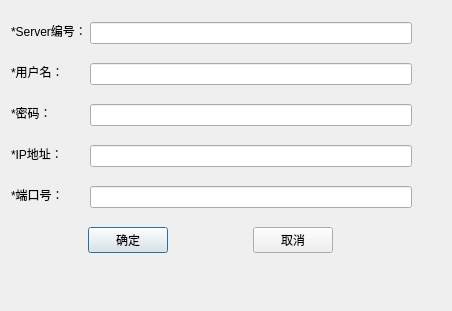
<?xml version="1.0" encoding="UTF-8"?>
<ui version="4.0">
 <class>addserverdialog</class>
 <widget class="QDialog" name="addserverdialog">
  <property name="geometry">
   <rect>
    <x>0</x>
    <y>0</y>
    <width>452</width>
    <height>311</height>
   </rect>
  </property>
  <property name="windowTitle">
   <string>添加流媒体服务器</string>
  </property>
  <property name="layoutDirection">
   <enum>Qt::LeftToRight</enum>
  </property>
  <widget class="QWidget" name="">
   <property name="geometry">
    <rect>
     <x>0</x>
     <y>0</y>
     <width>421</width>
     <height>281</height>
    </rect>
   </property>
   <layout class="QVBoxLayout" name="verticalLayout">
    <property name="leftMargin">
     <number>9</number>
    </property>
    <property name="topMargin">
     <number>9</number>
    </property>
    <property name="rightMargin">
     <number>9</number>
    </property>
    <property name="bottomMargin">
     <number>9</number>
    </property>
    <item>
     <layout class="QHBoxLayout" name="horizontalLayout" stretch="1,4">
      <property name="spacing">
       <number>0</number>
      </property>
      <item>
       <widget class="QLineEdit" name="lineEdit">
        <property name="layoutDirection">
         <enum>Qt::LeftToRight</enum>
        </property>
        <property name="styleSheet">
         <string notr="true">QLineEdit{background-color:transparent}
QLineEdit{border-width:0;border-style:outset}</string>
        </property>
        <property name="text">
         <string>*Server编号：</string>
        </property>
        <property name="alignment">
         <set>Qt::AlignJustify|Qt::AlignVCenter</set>
        </property>
        <property name="readOnly">
         <bool>true</bool>
        </property>
       </widget>
      </item>
      <item>
       <widget class="QLineEdit" name="lineEdit_6"/>
      </item>
     </layout>
    </item>
    <item>
     <layout class="QHBoxLayout" name="horizontalLayout_2" stretch="1,4">
      <property name="spacing">
       <number>0</number>
      </property>
      <item>
       <widget class="QLineEdit" name="lineEdit_4">
        <property name="layoutDirection">
         <enum>Qt::LeftToRight</enum>
        </property>
        <property name="styleSheet">
         <string notr="true">QLineEdit{background-color:transparent}
QLineEdit{border-width:0;border-style:outset}</string>
        </property>
        <property name="text">
         <string>*用户名：</string>
        </property>
        <property name="alignment">
         <set>Qt::AlignJustify|Qt::AlignVCenter</set>
        </property>
        <property name="readOnly">
         <bool>true</bool>
        </property>
       </widget>
      </item>
      <item>
       <widget class="QLineEdit" name="lineEdit_7"/>
      </item>
     </layout>
    </item>
    <item>
     <layout class="QHBoxLayout" name="horizontalLayout_3" stretch="1,4">
      <property name="spacing">
       <number>0</number>
      </property>
      <item>
       <widget class="QLineEdit" name="lineEdit_5">
        <property name="styleSheet">
         <string notr="true">QLineEdit{background-color:transparent}
QLineEdit{border-width:0;border-style:outset}</string>
        </property>
        <property name="text">
         <string>*密码：</string>
        </property>
        <property name="alignment">
         <set>Qt::AlignJustify|Qt::AlignVCenter</set>
        </property>
        <property name="readOnly">
         <bool>true</bool>
        </property>
       </widget>
      </item>
      <item>
       <widget class="QLineEdit" name="lineEdit_8"/>
      </item>
     </layout>
    </item>
    <item>
     <layout class="QHBoxLayout" name="horizontalLayout_4" stretch="1,4">
      <property name="spacing">
       <number>0</number>
      </property>
      <item>
       <widget class="QLineEdit" name="lineEdit_2">
        <property name="styleSheet">
         <string notr="true">QLineEdit{background-color:transparent}
QLineEdit{border-width:0;border-style:outset}</string>
        </property>
        <property name="text">
         <string>*IP地址：</string>
        </property>
        <property name="alignment">
         <set>Qt::AlignJustify|Qt::AlignVCenter</set>
        </property>
        <property name="readOnly">
         <bool>true</bool>
        </property>
       </widget>
      </item>
      <item>
       <widget class="QLineEdit" name="lineEdit_9"/>
      </item>
     </layout>
    </item>
    <item>
     <layout class="QHBoxLayout" name="horizontalLayout_5" stretch="1,4">
      <property name="spacing">
       <number>0</number>
      </property>
      <item>
       <widget class="QLineEdit" name="lineEdit_3">
        <property name="styleSheet">
         <string notr="true">QLineEdit{background-color:transparent}
QLineEdit{border-width:0;border-style:outset}</string>
        </property>
        <property name="text">
         <string>*端口号：</string>
        </property>
        <property name="alignment">
         <set>Qt::AlignJustify|Qt::AlignVCenter</set>
        </property>
        <property name="readOnly">
         <bool>true</bool>
        </property>
       </widget>
      </item>
      <item>
       <widget class="QLineEdit" name="lineEdit_10"/>
      </item>
     </layout>
    </item>
    <item>
     <layout class="QHBoxLayout" name="horizontalLayout_6">
      <item>
       <spacer name="horizontalSpacer">
        <property name="orientation">
         <enum>Qt::Horizontal</enum>
        </property>
        <property name="sizeHint" stdset="0">
         <size>
          <width>40</width>
          <height>20</height>
         </size>
        </property>
       </spacer>
      </item>
      <item>
       <widget class="QPushButton" name="addsrpushButton">
        <property name="text">
         <string>确定</string>
        </property>
       </widget>
      </item>
      <item>
       <spacer name="horizontalSpacer_3">
        <property name="orientation">
         <enum>Qt::Horizontal</enum>
        </property>
        <property name="sizeHint" stdset="0">
         <size>
          <width>40</width>
          <height>20</height>
         </size>
        </property>
       </spacer>
      </item>
      <item>
       <widget class="QPushButton" name="cancelpushButton">
        <property name="text">
         <string>取消</string>
        </property>
       </widget>
      </item>
      <item>
       <spacer name="horizontalSpacer_2">
        <property name="orientation">
         <enum>Qt::Horizontal</enum>
        </property>
        <property name="sizeHint" stdset="0">
         <size>
          <width>40</width>
          <height>20</height>
         </size>
        </property>
       </spacer>
      </item>
     </layout>
    </item>
   </layout>
  </widget>
 </widget>
 <resources/>
 <connections/>
</ui>
